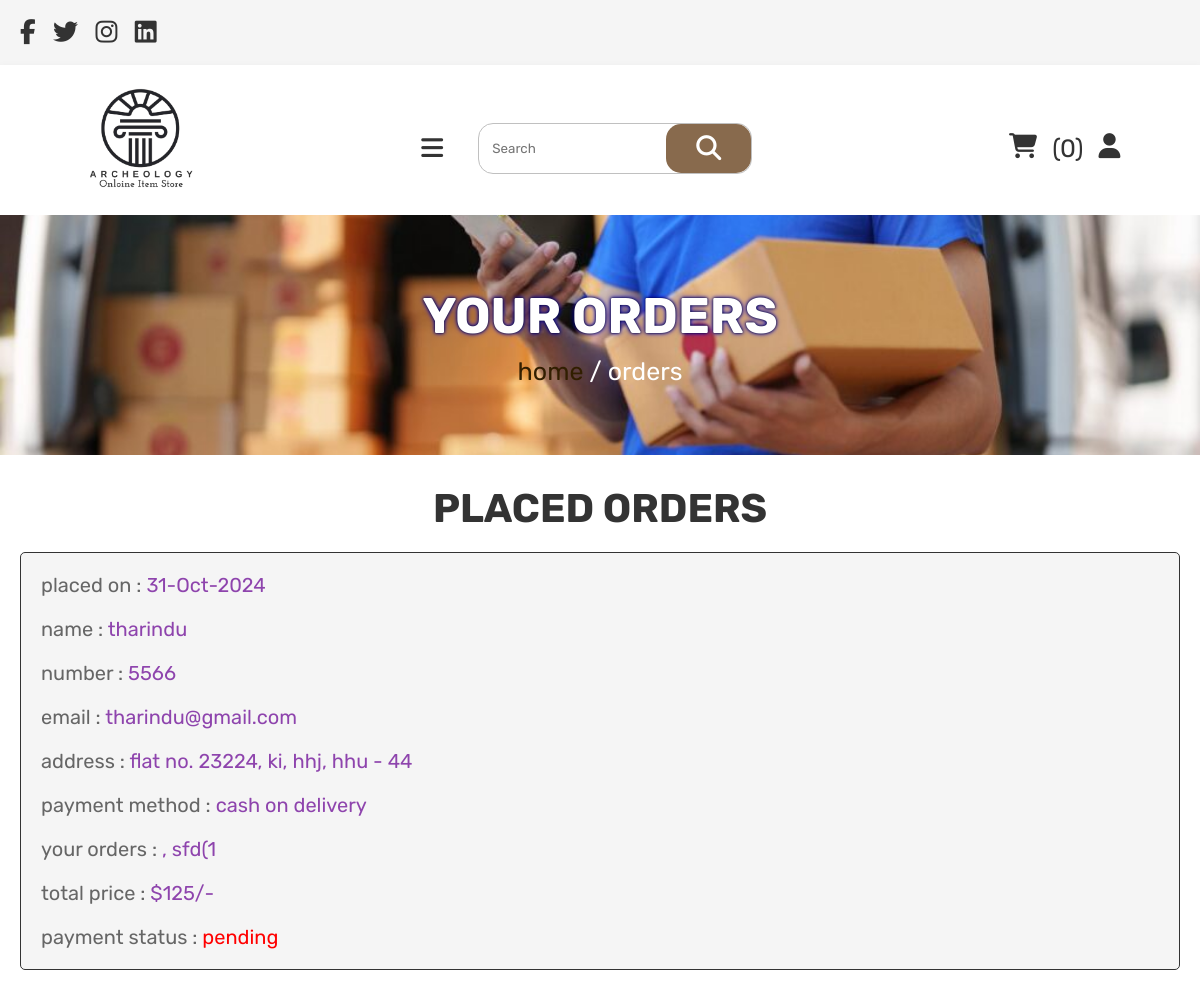
The app's page /users/orders.php (signed in) with its own data.
### tables this page shows
CREATE TABLE `orders` (
  `id` int(11) NOT NULL,
  `user_id` int(11) NOT NULL,
  `name` varchar(100) NOT NULL,
  `number` varchar(100) NOT NULL,
  `email` varchar(100) NOT NULL,
  `method` varchar(50) NOT NULL,
  `address` varchar(100) NOT NULL,
  `total_products` varchar(1000) NOT NULL,
  `total_price` int(100) NOT NULL,
  `placed_on` varchar(50) NOT NULL,
  `payment_status` varchar(100) NOT NULL DEFAULT 'pending'
);

### users/orders.php (the view, shortened to what this page needs)
<?php
$user_id=$_SESSION['user_id'];
?>
<!DOCTYPE html>
<html lang="en">
<head>
    <link rel="stylesheet" href="https://cdnjs.cloudflare.com/ajax/libs/font-awesome/6.6.0/css/all.min.css" />
    <link rel="stylesheet" href="../css/style.css">
    <link rel="stylesheet" href="../css/orders_style.css">
</head>
<body>
    <?php include './user_header.php' ?>
    <div class="heading">
   <h3>your orders</h3>
   <p> <a href="home.php">home</a> / orders </p>
</div>
<section class="placed-orders">
   <h1 class="title">placed orders</h1>
   <div class="box-container">
      <?php
         $order_query = mysqli_query($conn, "SELECT * FROM `orders` WHERE user_id = '$user_id'") or die('query failed');
         if(mysqli_num_rows($order_query) > 0){
            while($fetch_orders = mysqli_fetch_assoc($order_query)){
      ?>
      <div class="box">
         <p> placed on : <span><?php echo $fetch_orders['placed_on']; ?></span> </p>
         <p> name : <span><?php echo $fetch_orders['name']; ?></span> </p>
         <p> number : <span><?php echo $fetch_orders['number']; ?></span> </p>
         <p> email : <span><?php echo $fetch_orders['email']; ?></span> </p>
         <p> address : <span><?php echo $fetch_orders['address']; ?></span> </p>
         <p> payment method : <span><?php echo $fetch_orders['method']; ?></span> </p>
         <p> your orders : <span><?php echo $fetch_orders['total_products']; ?></span> </p>
         <p> total price : <span>$<?php echo $fetch_orders['total_price']; ?>/-</span> </p>
         <p> payment status : <span style="color:<?php if($fetch_orders['payment_status'] == 'pending'){ echo 'red'; }else{ echo 'green'; } ?>;"><?php echo $fetch_orders['payment_status']; ?></span> </p>
         </div>
      <?php
       }
      }else{
         echo '<p class="empty">no orders placed yet!</p>';
      }
      ?>
   </div>
</section>
</body>
</html>

### css/style.css (style rules this page uses)
:root { --purple:#8e44ad; --red:#c0392b; --orange:#f39c12; --black:#333; --white:#fff; --light-color:#666; --light-white:#ccc; --light-bg:#f5f5f5; --border:.1rem solid var(--black); --box-shadow:0 .5rem 1rem rgba(0,0,0,.1); }
* { font-family: 'Rubik', sans-serif; margin:0; padding:0; box-sizing: border-box; outline: none; border:none; text-decoration: none; transition:all .2s linear; }
html { font-size: 62.5%; overflow-x: hidden; }
section { padding:3rem 2rem; }
.title { text-align: center; margin-bottom: 2rem; text-transform: uppercase; color:var(--black); font-size: 4rem; }
.heading { min-height: 30vh; display: flex; flex-flow: column; align-items: center; justify-content: center; gap:1rem; background-image: url(../images/author-1.jpg) no-repeat; background-size: cover; background-position: center; text-align: center; }
.heading h3 { font-size: 5rem; color:var(--black); text-transform: uppercase; }
.heading p { font-size: 2.5rem; color:var(--light-color); }
.heading p a { color:var(--purple); }
.placed-orders .box-container { max-width: 1200px; margin:0 auto; display:flex; flex-wrap: wrap; align-items: center; gap:1.5rem; }
.placed-orders .box-container .box { flex:1 1 40rem; border-radius: .5rem; padding:2rem; border:var(--border); background-color: var(--light-bg); padding:1rem 2rem; }
.placed-orders .box-container .box p { padding:1rem 0; font-size: 2rem; color:var(--light-color); }
.placed-orders .box-container .box p span { color:var(--purple); }

### css/orders_style.css (style rules this page uses)
.heading { background-image: url(../images/order.jpg); }
.heading h3 { border: 1px solid #0000; }
.heading h3 { font-size: 5rem; color:var(--white); text-transform: uppercase; text-shadow: 0 0 3px #000000, 0 0 5px #0000FF; }
.heading p { font-size: 2.5rem; color:var(--white); }
.heading p a { color:#311e00; }

### records on screen
orders: placed_on "31-Oct-2024", name "tharindu", number "5566", email "tharindu@gmail.com", address "flat no. 23224, ki, hhj, hhu - 44", method "cash on delivery", total_products ", sfd(1", total_price "125", payment_status "pending"

### other values on screen
$cart_num_rows "0"
